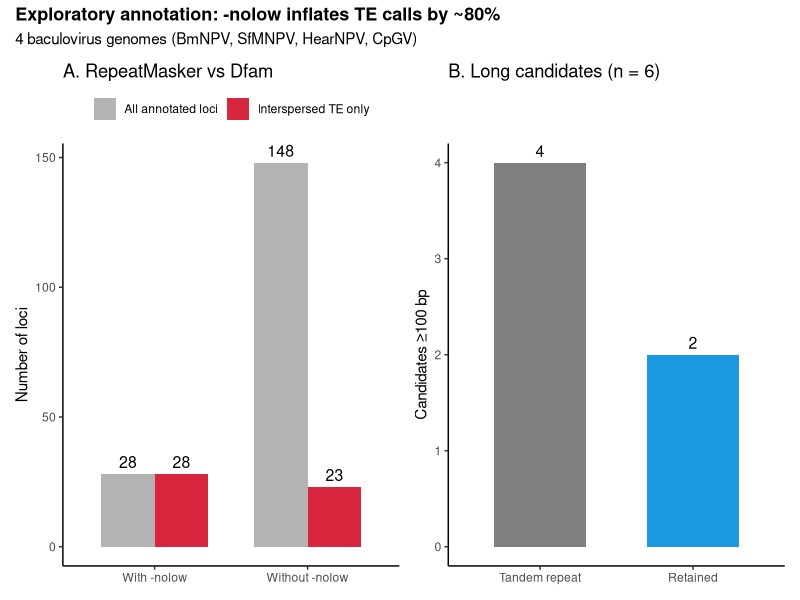
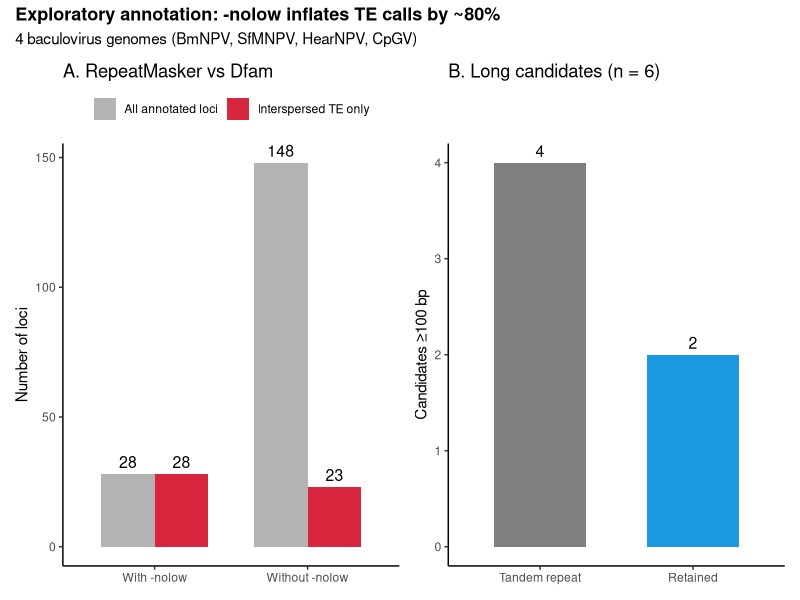

Source code (R) for these figures, in order:
# Figure 3 — Exploratory annotation summary (-nolow vs no -nolow)
# Output: figures/fig3_summary.pdf, figures/fig3_summary.png

suppressPackageStartupMessages({
  library(ggplot2); library(patchwork)
})

out_pdf <- "figures/fig3_summary.pdf"
out_png <- "figures/fig3_summary.png"

df_a <- data.frame(
  run   = factor(rep(c("With -nolow", "Without -nolow"), each = 2),
                 levels = c("With -nolow", "Without -nolow")),
  class = rep(c("All annotated loci", "Interspersed TE only"), 2),
  n     = c(28, 28, 148, 23)
)

p_a <- ggplot(df_a, aes(run, n, fill = class)) +
  geom_col(position = "dodge", width = 0.7) +
  geom_text(aes(label = n), position = position_dodge(0.7), vjust = -0.5, size = 4) +
  scale_fill_manual(values = c("All annotated loci" = "grey70",
                               "Interspersed TE only" = "#D7263D")) +
  labs(x = NULL, y = "Number of loci", fill = NULL,
       title = "A. RepeatMasker vs Dfam") +
  theme_classic(base_size = 11) + theme(legend.position = "top")

df_b <- data.frame(
  status = factor(c("Tandem repeat", "Retained"),
                  levels = c("Tandem repeat", "Retained")),
  n = c(4, 2)
)

p_b <- ggplot(df_b, aes(status, n, fill = status)) +
  geom_col(width = 0.6, show.legend = FALSE) +
  geom_text(aes(label = n), vjust = -0.5, size = 4) +
  scale_fill_manual(values = c("Tandem repeat" = "grey50", "Retained" = "#1B98E0")) +
  labs(x = NULL, y = "Candidates \u2265100 bp", title = "B. Long candidates (n = 6)") +
  theme_classic(base_size = 11)

p <- (p_a | p_b) +
  plot_annotation(
    title    = "Exploratory annotation: -nolow inflates TE calls by ~80%",
    subtitle = "4 baculovirus genomes (BmNPV, SfMNPV, HearNPV, CpGV)",
    theme    = theme(plot.title = element_text(size = 13, face = "bold"))
  )

ggsave(out_pdf, p, width = 11, height = 4.5)
ggsave(out_png, p, width = 11, height = 4.5, dpi = 300)
message("Wrote: ", out_pdf, " and ", out_png)
